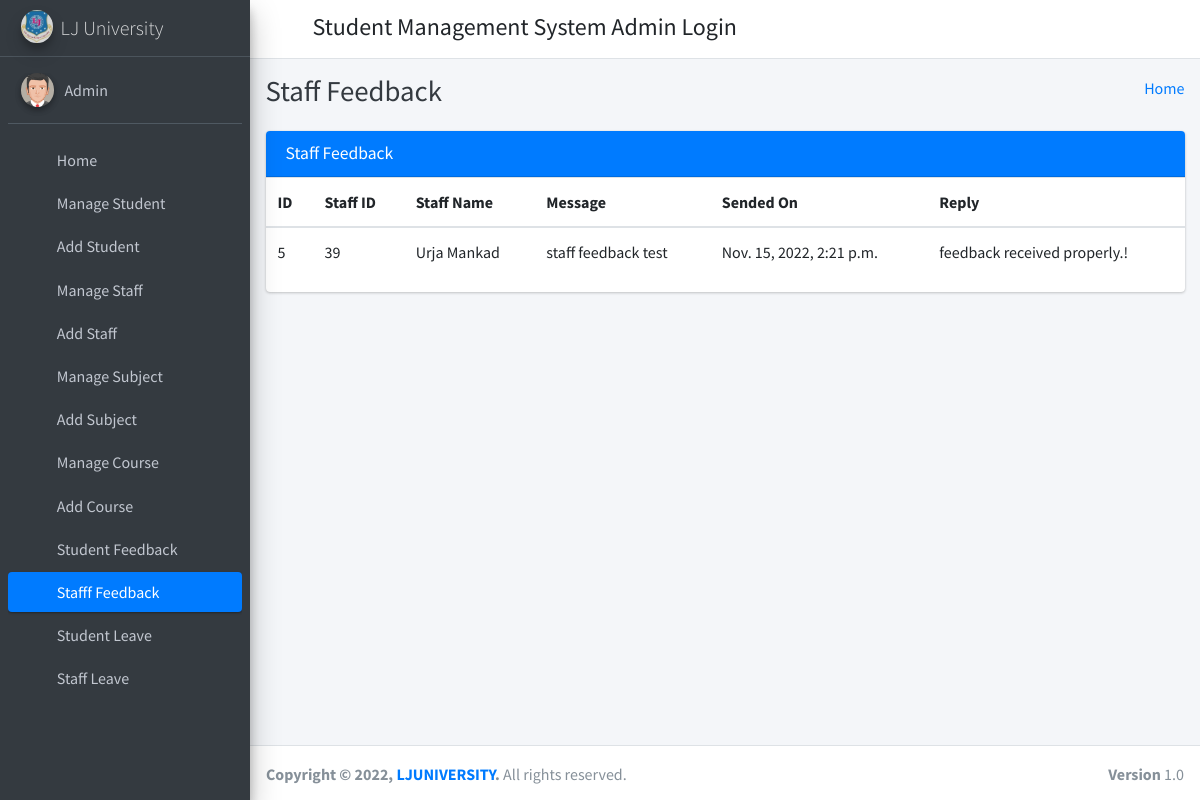
/staff_feedback_message/ (signed in), run on the app's committed database.
### student_management_app/models.py (models this page shows)
class CustomUser(AbstractUser):
    user_type_data = ((1, "HOD"), (2, "Staff"), (3, "Student"))
    user_type = models.CharField(default=1, choices=user_type_data, max_length=10)

class FeedBackStaffs(models.Model):
    id = models.AutoField(primary_key=True)
    staff_id = models.ForeignKey(Staffs, on_delete=models.CASCADE)
    feedback = models.TextField()
    feedback_reply = models.TextField()
    created_at = models.DateTimeField(auto_now_add=True)
    updated_at = models.DateTimeField(auto_now=True)
    objects = models.Manager()

class Staffs(models.Model):
    id = models.AutoField(primary_key=True)
    admin = models.OneToOneField(CustomUser, on_delete = models.CASCADE)
    address = models.TextField()
    created_at = models.DateTimeField(auto_now_add=True)
    updated_at = models.DateTimeField(auto_now=True)
    objects = models.Manager()

### student_management_app/HodViews.py (the view)
# urls.py: path('staff_feedback_message/', HodViews.staff_feedback_message, name="staff_feedback_message"),
def staff_feedback_message(request):
    feedbacks = FeedBackStaffs.objects.all()
    context = {
        "feedbacks": feedbacks
    }
    return render(request, 'hod_template/staff_feedback_template.html', context)

### student_management_app/LoginCheckMiddleWare.py (called while the page is built, shortened)
    def process_view(self, request, view_func, view_args, view_kwargs):
        modulename = view_func.__module__
        user = request.user
        if user.is_authenticated:
            if user.user_type == "1":
                if modulename == "student_management_app.HodViews":
                    pass
                elif modulename == "student_management_app.views" or modulename == "django.views.static":
                    pass
                else:
                    return redirect("admin_home")
            else:
                return redirect("login")
        else:
            if request.path == reverse("login") or request.path == reverse("doLogin"):
                pass
            else:
                return redirect("login")

### student_management_app/templates/hod_template/staff_feedback_template.html (shortened to what this page needs)
{% extends 'hod_template/base_template.html' %}
{% block page_title %}
    Staff Feedback
{% endblock page_title %}
{% block main_content %}
{% load static %}
<section class="content">
        <div class="container-fluid">
            <div class="row">
                <div class="col-md-12">
                    <div class="card card-primary">
                        <div class="card-header">
                            <h3 class="card-title">Staff Feedback</h3>
                        </div>
                        <div class="table-responsive">
                            <table class="table">
                                <thead>
                                <tr>
                                    <th>ID</th>
                                    <th>Staff ID</th>
                                    <th>Staff Name</th>
                                    <th>Message</th>
                                    <th>Sended On</th>
                                    <th>Reply</th>
                                </tr>
                                </thead>
                                {% for feedback in feedbacks %}
                                <tbody>
                                <tr>
                                    <td>{{ feedback.id }}</td>
                                    <td>{{ feedback.staff_id.admin.id }}</td>
                                    <td>{{ feedback.staff_id.admin.first_name }} {{ feedback.staff_id.admin.last_name }}</td>
                                    <td>{{ feedback.feedback }}</td>
                                    <td>{{ feedback.created_at }}</td>
                                    <td>
                                        {% if feedback.feedback_reply == "" %}
                                            <button class="btn btn-success reply_open_modal" data-toggle="modal" data-target="#replyModal">Reply</button>
                                        {% else %}
                                            {{ feedback.feedback_reply }}
                                        {% endif %}
                                    </td>
                                </tr>
                                </tbody>
                                {% endfor %}
                            </table>
                        </div>
                    </div>
                </div>
            </div>
        </div>
      </section>
  {% endblock main_content %}

### student_management_app/templates/hod_template/sidebar_template.html
{% load static %}
<aside class="main-sidebar sidebar-dark-primary elevation-4">
      <a href="{% url 'admin_home' %}" class="brand-link">
        <img src="{% static 'dist/img/lj.png' %}" alt="LJ Logo" class="brand-image img-circle elevation-3"
            style="opacity: .8">
        <span class="brand-text font-weight-light">LJ University</span>
      </a>
      <div class="sidebar">
        <div class="user-panel mt-3 pb-3 mb-3 d-flex">
          <div class="image">
            <img src="{% static 'dist/img/user2-160x160.jpg' %}" class="img-circle elevation-2" alt="User Image">
          </div>
          <div class="info">
            <a href="{% url 'admin_profile' %}" class="d-block">{{ user.first_name }} {{ user.last_name }}</a>
          </div>
        </div>
        <nav class="mt-2">
          <ul class="nav nav-pills nav-sidebar flex-column" data-widget="treeview" role="menu" data-accordion="false">
            <li class="nav-item">
              {% url 'admin_home' as admin_home %}
              <a href="{{ admin_home }}" class="nav-link {% if request.path == admin_home %} active {% endif %}">
                <i class="nav-icon fas fa-tachometer-alt"></i>
                <p>
                  Home
                </p>
              </a>
            </li>
            <li class="nav-item">
              {% url 'manage_student' as manage_student %}
              {% url 'edit_student' student_id=id as edit_student %}
              <a href="{{ manage_student }}" class="nav-link {% if request.path == manage_student %} active {% endif %} {% if request.path == edit_student %} active {% endif %}">
                <i class="nav-icon fas fa-user-graduate"></i>
                <p>
                  Manage Student
                </p>
              </a>
            </li>
            <li class="nav-item">
              {% url 'add_student' as add_student %}
              <a href="{{ add_student }}" class="nav-link {% if request.path == add_student %} active {% endif %}">
                <i class="nav-icon fas fa-user-graduate"></i>
                <p>
                  Add Student
                </p>
              </a>
            </li>
            <li class="nav-item">
              {% url 'manage_staff' as manage_staff %}
              {% url 'edit_staff' staff_id=id as edit_staff %}
              <a href="{{ manage_staff }}" class="nav-link {% if request.path == manage_staff %} active {% endif %} {% if request.path == edit_staff %} active {% endif %}">
                <i class="nav-icon fas fa-chalkboard-teacher"></i>
                <p>
                  Manage Staff
                </p>
              </a>
            </li>
            <li class="nav-item">
              {% url 'add_staff' as add_staff %}
              <a href="{{ add_staff }}" class="nav-link {% if request.path == add_staff %} active {% endif %}">
                <i class="nav-icon fas fa-chalkboard-teacher"></i>
                <p>
                  Add Staff
                </p>
              </a>
            </li>
            <li class="nav-item">
              {% url 'manage_subject' as manage_subject %}
              {% url 'edit_subject' subject_id=id as edit_subject %}
              <a href="{{ manage_subject }}" class="nav-link {% if request.path == manage_subject %} active {% endif %} {% if request.path == edit_subject %} active {% endif %}">
                <i class="nav-icon fas fa-book"></i>
                <p>
                  Manage Subject
                </p>
              </a>
            </li>
            <li class="nav-item">
              {% url 'add_subject' as add_subject %}
              <a href="{{ add_subject }}" class="nav-link {% if request.path == add_subject %} active {% endif %}">
                <i class="nav-icon fas fa-th"></i>
                <p>
                  Add Subject
                </p>
              </a>
            </li>
            <li class="nav-item">
              {% url 'manage_course' as manage_course %}
              {% url 'edit_course' course_id=id as edit_course %}
              <a href="{{ manage_course }}" class="nav-link {% if request.path == manage_course %} active {% endif %} {% if request.path == edit_course %} active {% endif %}">
                <i class="nav-icon fa fa-book"></i>
                <p>
                  Manage Course
                </p>
              </a>
            </li>
            <li class="nav-item">
            {% url 'add_course' as add_course %}
              <a href="{{ add_course }}" class="nav-link {% if request.path == add_course %} active {% endif %}">
                <i class="nav-icon fa fa-book"></i>
                <p>
                  Add Course
                </p>
              </a>
            </li>
            <li class="nav-item">
              {% url 'student_feedback_message' as student_feedback_message %}
              <a href="{{ student_feedback_message }}" class="nav-link {% if request.path == student_feedback_message %} active {% endif %}">
                <i class="nav-icon fas fa-comment"></i>
                <p>
                  Student Feedback
                </p>
              </a>
            </li>
            <li class="nav-item">
              {% url 'staff_feedback_message' as staff_feedback_message %}
              <a href="{{ staff_feedback_message }}" class="nav-link {% if request.path == staff_feedback_message %} active {% endif %}">
                <i class="nav-icon fas fa-comment"></i>
                <p>
                  Stafff Feedback
                </p>
              </a>
            </li>
            <li class="nav-item">
              {% url 'student_leave_view' as student_leave_view %}
              <a href="{{ student_leave_view }}" class="nav-link {% if request.path == student_leave_view %} active {% endif %}">
                <i class="nav-icon fas fa-envelope"></i>
                <p>
                  Student Leave
                </p>
              </a>
            </li>
            <li class="nav-item">
              {% url 'staff_leave_view' as staff_leave_view %}
              <a href="{{ staff_leave_view }}" class="nav-link {% if request.path == staff_leave_view %} active {% endif %}">
                <i class="nav-icon fas fa-envelope"></i>
                <p>
                  Staff Leave
                </p>
              </a>
            </li>
          </ul>
        </nav>
      </div>
    </aside>

### data on the page
CustomUser: first_name "Admin"
FeedBackStaffs: id "5", staff_id.admin.id "39", staff_id.admin.first_name "Urja", staff_id.admin.last_name "Mankad", feedback "staff feedback test", created_at "Nov. 15, 2022, 2:21 p.m.", feedback_reply "feedback received properly.!"
